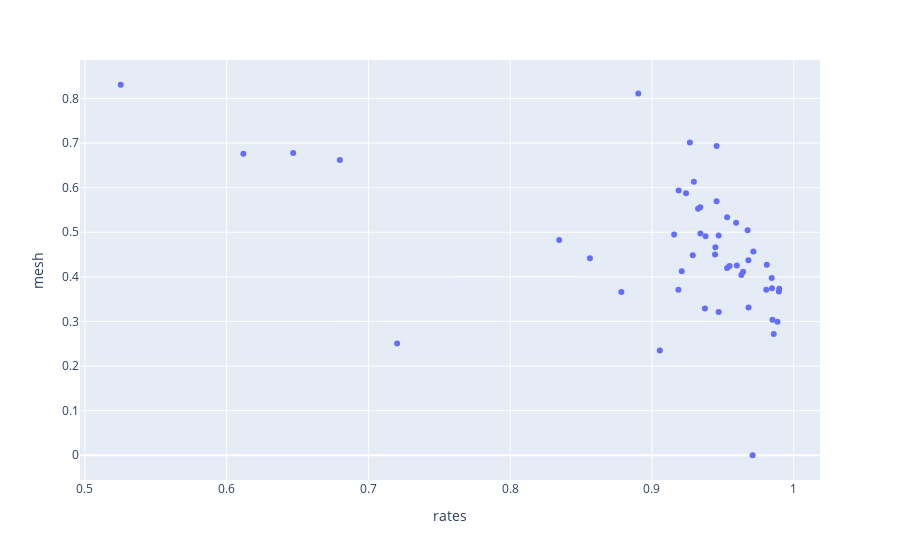

Notebook code for this chart:
### Code cell
rate3 = df3["מצביעים"] / df3["בזב"]
rate2 = df2["מצביעים"] / df2["בזב"]
mesh3 = df3["ודעם"] / rate3
mesh2 = df2["ודעם"] / rate2
odf = pd.DataFrame({
    "rates": rate3 / rate2,
    "mesh": lik3 / lik2
})
odf.sort_values(by="rates", ascending=True)[:100]
odf.plot.scatter(x="rates", y="mesh")

### Figure 1 — Plotly figure (JSON) as saved in the notebook; plotly's stock layout.template omitted (floating-point values rounded to 4 significant figures)
{"data": [{"hovertemplate": "rates=%{x}<br>mesh=%{y}<extra></extra>", "legendgroup": "", "marker": {"color": "#636efa", "symbol": "circle"}, "mode": "markers", "name": "", "orientation": "v", "showlegend": false, "type": "scatter", "x": [0.5253, 0.921, 0.9325, 0.9241, 0.9156, 0.9267, 0.9594, 0.9296, 0.9895, 0.9056, 0.9847, 0.9845, 0.9374, 0.9548, 0.9456, 0.9187, 0.6118, 0.9471, 0.9341, 0.9681, 0.953, 0.8562, 0.971, 0.985, 0.9456, 0.9445, 0.8903, 0.9806, 0.6469, 0.9447, 0.8345, 0.9379, 0.968, 0.9598, 0.9859, 0.9342, 0.953, 0.9188, 0.9288, 0.9471, 0.9675, 0.9631, 0.7202, 0.9643, 0.8784, 0.981, 0.9885, 0.9898, 0.6798, 0.9715], "xaxis": "x", "y": [0.8308, 0.4123, 0.5529, 0.5875, 0.495, 0.7014, 0.5212, 0.613, 0.3669, 0.235, 0.3747, 0.3977, 0.329, 0.4241, 0.6937, 0.3711, 0.676, 0.3214, 0.5559, 0.3313, 0.5336, 0.4417, 0, 0.3038, 0.5694, 0.45, 0.8112, 0.3708, 0.6776, 0.4661, 0.4824, 0.4908, 0.4373, 0.4255, 0.2721, 0.497, 0.4197, 0.5936, 0.4486, 0.4928, 0.5048, 0.4044, 0.2504, 0.4116, 0.3659, 0.427, 0.2995, 0.3736, 0.662, 0.4567], "yaxis": "y"}], "layout": {"legend": {"tracegroupgap": 0}, "margin": {"t": 60}, "xaxis": {"anchor": "y", "domain": [0, 1], "title": {"text": "rates"}}, "yaxis": {"anchor": "x", "domain": [0, 1], "title": {"text": "mesh"}}}}
